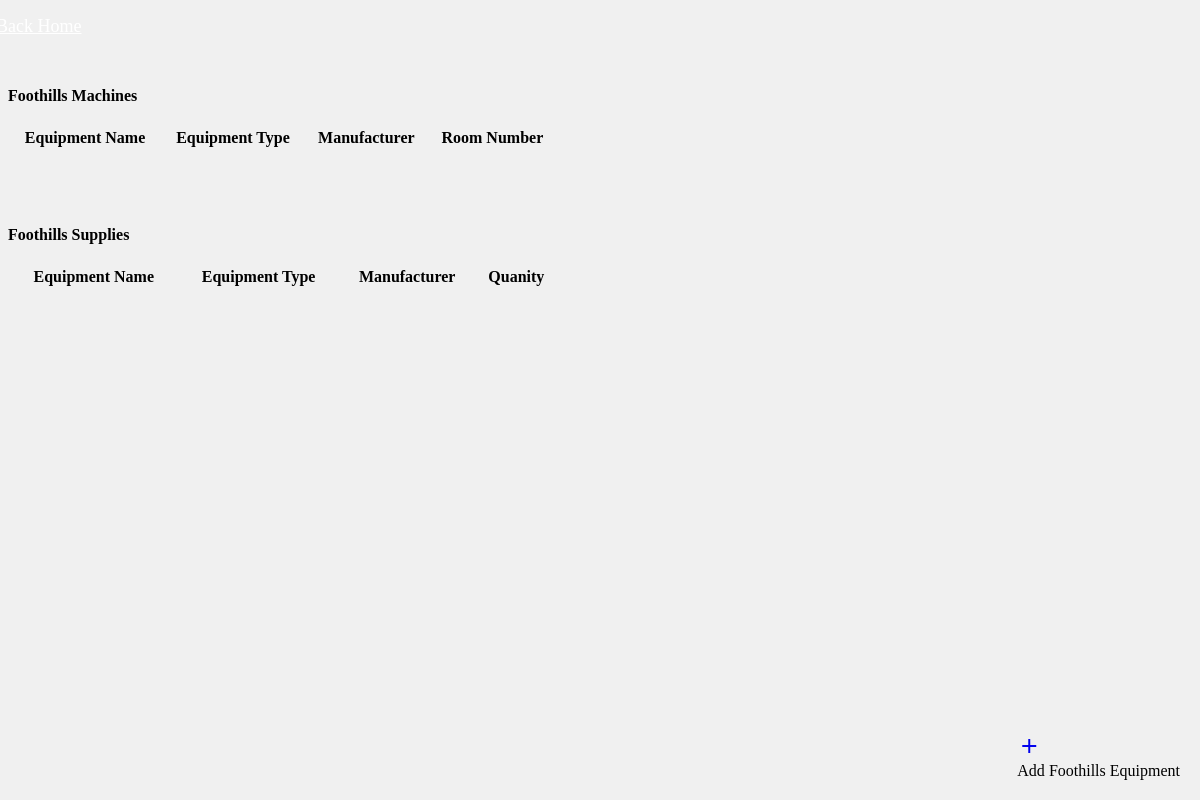
Before: /viewequipment.php?name=Foothills with the older database file.
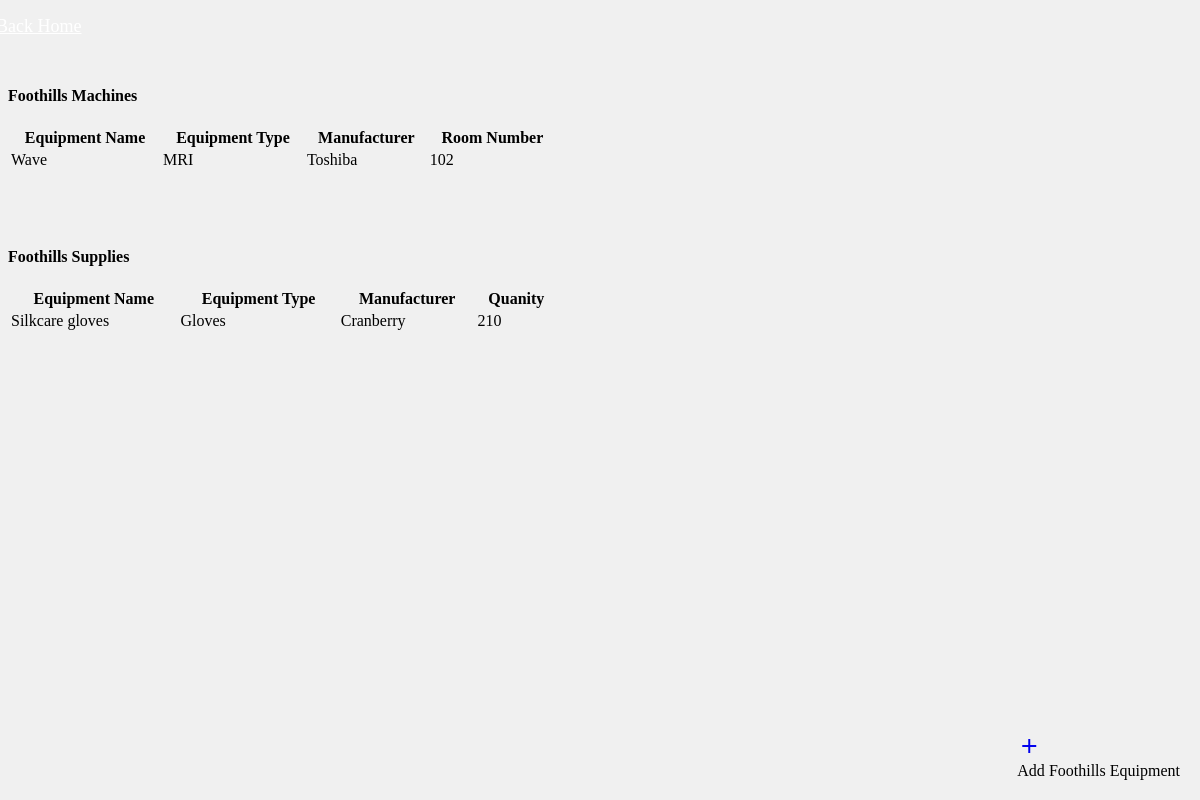
After: the same page with the newer database file.
### tables this page shows
CREATE TABLE `equipment` (
  `name` varchar(20) NOT NULL,
  `manufacturer` varchar(20) NOT NULL,
  `type` varchar(10) DEFAULT NULL,
  `hospital_name` varchar(40) NOT NULL,
  PRIMARY KEY (`name`,`hospital_name`)
);

CREATE TABLE `machine` (
  `equipment_name` varchar(40) NOT NULL,
  `hospital_name` varchar(40) NOT NULL,
  `room_number` int(11) unsigned NOT NULL,
  PRIMARY KEY (`equipment_name`,`hospital_name`,`room_number`)
);

CREATE TABLE `supplies` (
  `amount` int(11) unsigned DEFAULT NULL,
  `equipment_name` varchar(40) NOT NULL,
  `hospital_name` varchar(40) NOT NULL,
  PRIMARY KEY (`equipment_name`,`hospital_name`)
);

### viewequipment.php (the view, shortened to what this page needs)
<?php
  $con=mysqli_connect("127.0.0.1","root","", "hospitaldb");
  $hospital_name = $_GET["name"];
?>
<!DOCTYPE html>
<html>
<head>
  <link rel="stylesheet" href="styles/main.css"/>
  <link rel="stylesheet" href="https://code.getmdl.io/1.1.3/material.teal-pink.min.css" />
</head>
<body>
  <div class="mdl-layout mdl-js-layout mdl-layout--fixed-header">
  <header class="mdl-layout__header mdl-shadow--4dp">
    <div class="mdl-layout__header-row">
      <span class="mdl-layout-title">
        <a class="mdl-button mdl-js-button" style = "font-weight:400; text-transform:none; padding-left:10px; color:white; font-size:18px; vertical-align:center" href ="management.php">
        </a>
      </span>
    </div>
  </header>
  <main class="mdl-layout__content">
    <div class="mdl-grid">
    <div class = "centerit">
      <h4><?php echo $hospital_name; ?> Machines</h4>
        <?php
        $result = mysqli_query($con,"SELECT * FROM equipment JOIN machine where equipment.hospital_name = '$hospital_name' AND machine.hospital_name = '$hospital_name' AND equipment.name = machine.equipment_name ");
        echo "<table style =  'width:550px' class='mdl-data-table mdl-js-data-table mdl-shadow--3dp'>
        <tr>
        <th class='mdl-data-table__cell'>Equipment Name</th>
        <th class='mdl-data-table__cell'>Equipment Type</th>
        <th class='mdl-data-table__cell'>Manufacturer</th>
        <th class='mdl-data-table__cell'>Room Number</th>
        </tr>";
        while($row = mysqli_fetch_array($result))
        {
        echo "<tr>";
        echo "<td>" . $row['equipment_name'] . "</td>";
        echo "<td>" . $row['type'] . "</td>";
        echo "<td>" . $row['manufacturer'] . "</td>";
        echo "<td>" . $row['room_number'] . "</td>";
        echo "</tr>";
        }
        echo "</table>";
        ?>
        <br>
          <br>
            <br>
            <h4><?php echo $hospital_name; ?> Supplies</h4>
          <?php
          $result = mysqli_query($con,"SELECT * FROM equipment JOIN supplies where equipment.hospital_name = '$hospital_name' AND supplies.hospital_name = '$hospital_name' AND equipment.name = supplies.equipment_name ");
          echo "<table style = 'width:550px' class='mdl-data-table mdl-js-data-table mdl-shadow--3dp'>
          <tr>
          <th class='mdl-data-table__cell'>Equipment Name</th>
          <th class='mdl-data-table__cell'>Equipment Type</th>
          <th class='mdl-data-table__cell'>Manufacturer</th>
          <th class='mdl-data-table__cell'>Quanity</th>
          </tr>";
          while($row = mysqli_fetch_array($result))
          {
          echo "<tr>";
          echo "<td>" . $row['equipment_name'] . "</td>";
          echo "<td>" . $row['type'] . "</td>";
          echo "<td>" . $row['manufacturer'] . "</td>";
          echo "<td>" . $row['amount'] . "</td>";
          echo "</tr>";
          }
          echo "</table>";
          ?>
      </div>
    </div>
  </main>
  <div class = "cornerButton">
      <a id = "patient" href ="addequipment.php?hospital_name=<?php echo $hospital_name ?>" class="mdl-button mdl-js-button mdl-button--fab mdl-js-ripple-effect mdl-button--colored mdl-shadow--4dp">
        <i class="material-icons">add</i>
      </a>
      <div class="mdl-tooltip mdl-tooltip--large mdl-tooltip--left" for="patient">
        Add <?php echo $hospital_name?> Equipment
      </div>
  </div>
</div>
</body>
</html>

### styles/main.css (style rules this page uses)
body { background-color: #F0F0F0; }
.centerit { margin-top: 50px; margin-left: auto; margin-right: auto; }
.cornerButton { position: absolute; z-index:1; padding:20px; right:0; bottom:0; display: block; }
.mdl-button--fab { display: block; z-index:0; }

Changed rows visible on the page:
added equipment: machine.equipment_name "Wave", type "MRI", manufacturer "Toshiba", machine.room_number "102", shown under "Foothills Machines"
added equipment: supplies.equipment_name "Silkcare gloves", type "Gloves", manufacturer "Cranberry", supplies.amount "210", shown under "Foothills Supplies"
